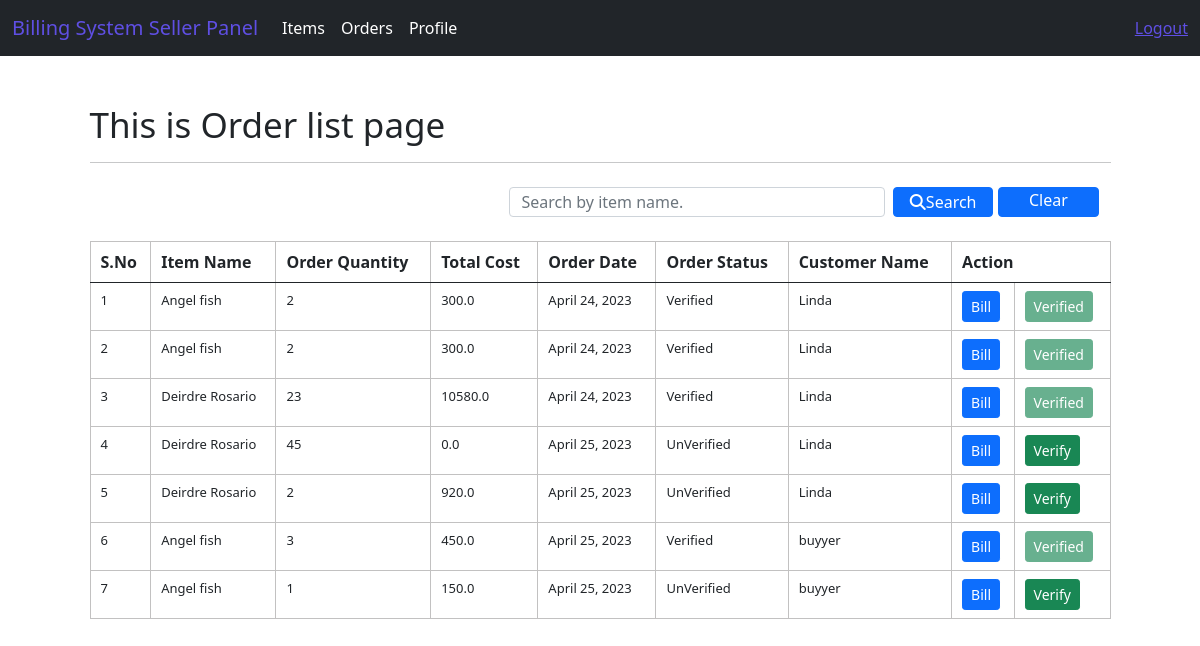
Page /seller/order/index (signed in) on the earlier database version.
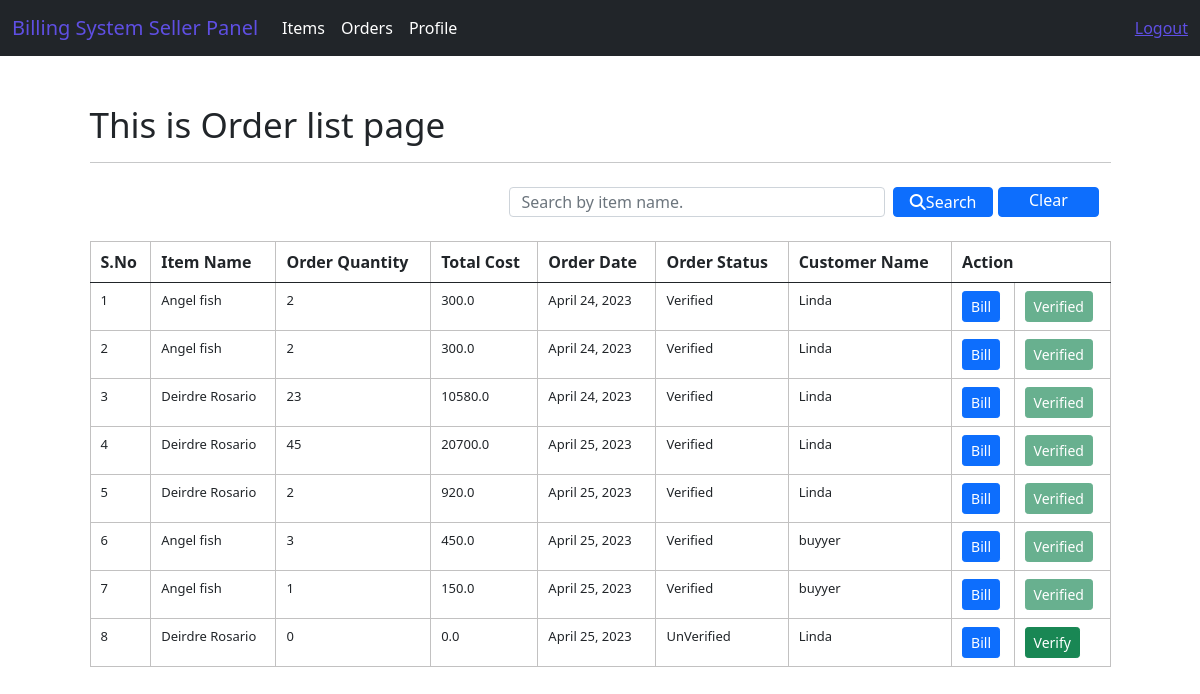
Same page on the later database version.
### system/models.py (models this page shows, shortened)
class Order(models.Model):
    VERIFIED = 'Verified'
    UNVERIFIED= 'Unverified'
    STATUS_CHOICES = [
            (VERIFIED, 'Verified'),
            (UNVERIFIED, 'Unverified')
            ]
    order_quantity = models.PositiveIntegerField(default=0)
    order_date = models.DateField(auto_now_add=True)
    order_status = models.CharField(max_length=20, choices=STATUS_CHOICES,default= "Unverified")
    item_id = models.ForeignKey(Item, on_delete=models.CASCADE)
    customusers = models.ForeignKey(CustomUser, on_delete=models.CASCADE, related_name='orders')
    total_cost = models.FloatField(default=0.0)
    class Meta:
        db_table = "Order"

class Item(models.Model):
    item_name = models.CharField(max_length=50)
    item_price = models.FloatField(default=00.00)
    item_image = models.ImageField(upload_to='Images/Items/')
    item_description = models.CharField(max_length=250)
    customusers = models.ForeignKey(CustomUser, on_delete=models.CASCADE, related_name='items')
    class Meta:
        db_table = "Items"

class CustomUser(AbstractUser):
    MALE = 'Male'
    FEMALE = 'Female'
    OTHERS = 'Female'
    GENDER_CHOICES = [
            (MALE, 'Male'),
            (FEMALE, 'Female'),
            (OTHERS, 'Others'),
            ]
    BUYER_ROLE = 'Buyer'
    SELLER_ROLE = 'Seller'
    ROLE_CHOICES = [
            (BUYER_ROLE, 'Buyer'),
            (SELLER_ROLE, 'Seller'),
            ]
    username = models.CharField(max_length=50, unique=True)
    first_name = models.CharField(max_length=50)
    last_name = models.CharField(max_length=50)
    address = models.CharField(max_length=50)
    contact = models.CharField(max_length=50)
    email = models.EmailField(max_length=50)
    gender = models.CharField(max_length=10, choices=GENDER_CHOICES)
    role = models.CharField(max_length=20, choices=ROLE_CHOICES)
    objects = UserManager()
    REQUIRED_FIELDS = []

### Seller/views.py (the view)
# urls.py: path('order/index',views.order_index,name= 'order-index'),
def order_index(request):
    order_list = Order.objects.filter(item_id__customusers=request.user).order_by('id')
    context = {"data": order_list}
    if request.method == "POST":
        search = request.POST.get('search')
        order = Order.objects.filter(item_id__item_name__icontains=search)
        context = {"data": order}
        return render(request, 'sellerPanel/orders/orders_index.html', context)
    return render(request,'sellerPanel/orders/orders_index.html',context)

### templates/sellerPanel/orders/orders_index.html (shortened to what this page needs)
{% extends 'layouts/seller_master.html' %}
{% block custom_css %}
<link rel="stylesheet" href="https://cdnjs.cloudflare.com/ajax/libs/font-awesome/6.3.0/css/all.min.css"/>
{% endblock %}
{% block content %}
<div class="container mt-5">
    <h1>This is Order list page</h1>
    <hr>
    <nav class="navbar bg-body-tertiary">
        <div class="container-fluid">
              <form class="d-flex" role="search" action="{% url 'order-index' %}" method="POST">
                <input style="height: 30px;" class="form-control me-2" type="text" name="search" placeholder="Search by item name." aria-label="Search">
                <button class="btn btn-primary mb-3 mr-3" type="submit" style="height:30px; width: 160px; padding: 0px;"><i class="fa-solid fa-search"></i>Search</button>
                <a href="{% url 'order-index' %}" class="btn btn-primary mb-3 ml-2"  style="height:30px; width: 160px; padding: 0px; margin-left: 5px;">Clear</a>
              </form>
        </div>
    </nav>
    <div class="row">
        <div class="col-12">
            <table class="table table-striped-columns table-hover">
                <thead>
                    <tr>
                        <th>S.No</th>
                        <th>Item Name</th>
                        <th>Order Quantity</th>
                        <th>Total Cost</th>
                        <th>Order Date</th>
                        <th>Order Status</th>
                        <th>Customer Name</th>
                        <th colspan="2">Action</th>
                    </tr>
                </thead>
                <tbody>
                    {% for val in data %}
                        <tr>
                            <td>{{ forloop.counter }}</td>
                            <td>{{ val.item_id.item_name }}</td>
                            <td>{{ val.order_quantity }}</td>
                            <td>{{val.total_cost}}</td>
                            <td>{{ val.order_date }}</td>
                            <td>{{ val.order_status }}</td>
                            <td>{{ val.customusers.first_name }}</td>
                            <td><a class="btn btn-primary btn-sm" href="{% url 'bill-index' val.id %}">Bill</a></td>
                            {% if val.order_status == "UnVerified" %}
                              <td><a class="btn btn-success btn-sm" href="{% url 'bill-create' val.id %}" aria-disabled="false">Verify</a></td>
                            {% else %}
                              <td><button class="btn btn-success btn-sm" disabled>Verified</button></td>
                            {% endif %}
                        </tr>
                    {% endfor %}
                </tbody>
            </table>
        </div>
    </div>
{% endblock %}

Differences in the rows shown:
changed Order (number 4 of 8 on the later page): total_cost "0.0" → "20700.0"; order_status "UnVerified" → "Verified"; order_status "Verify" → "Verified"
changed Order (number 5 of 8 on the later page): order_status "UnVerified" → "Verified"; order_status "Verify" → "Verified"
changed Order (number 7 of 8 on the later page): order_status "UnVerified" → "Verified"; order_status "Verify" → "Verified"
added Order: item_id.item_name "Deirdre Rosario", order_quantity "0", total_cost "0.0", order_date "April 25, 2023", order_status "UnVerified", customusers.first_name "Linda", shows "Verify"
